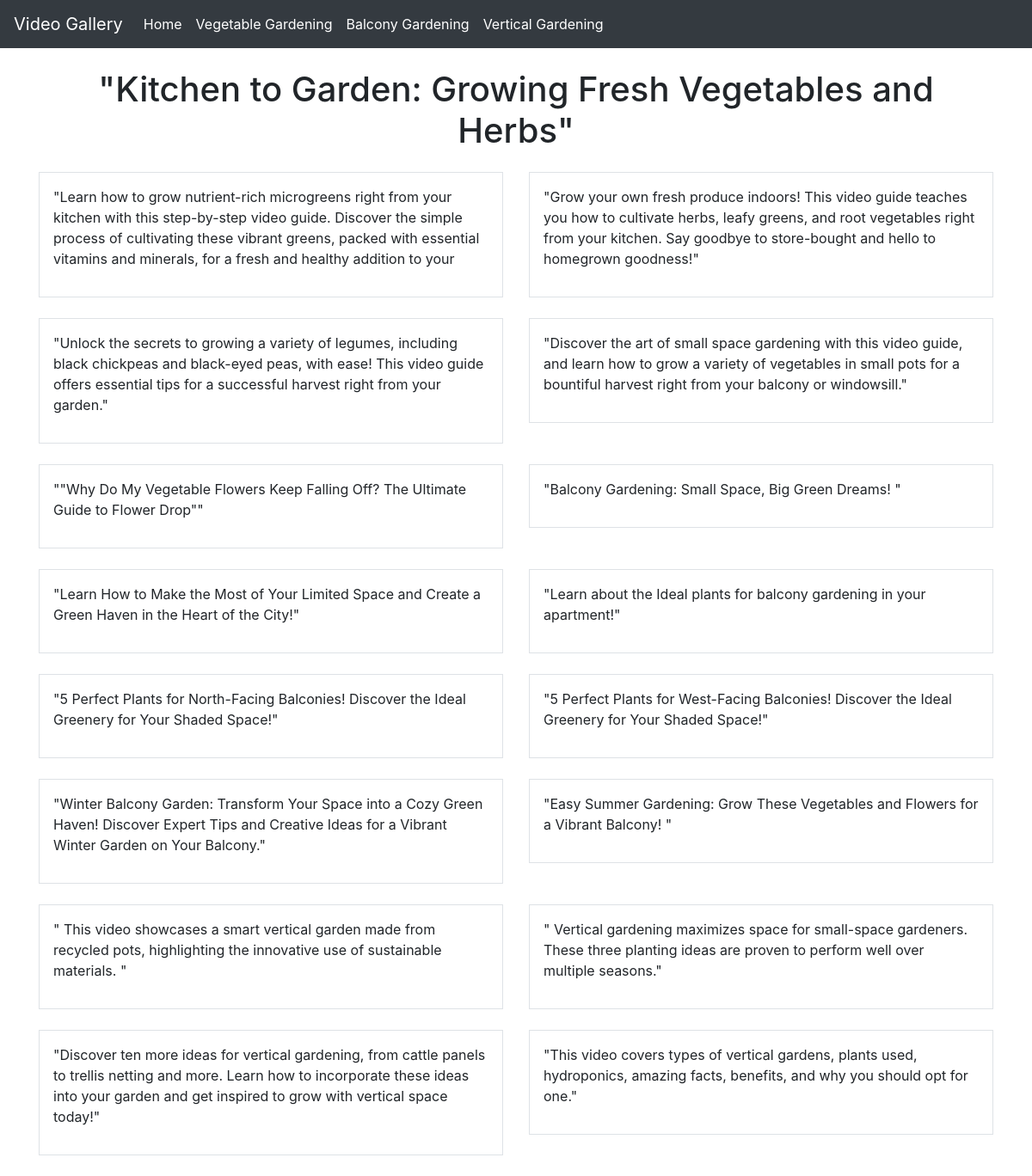
The page /home_garden on the database its author committed.
### app/models.py (models this page shows, shortened)
class Item(models.Model):
    video = EmbedVideoField()
    description=models.CharField(max_length=255,null=True)
    type=models.CharField(max_length=255,null=True)

### app/views.py (the view)
# urls.py: path('home_garden',views.video,name='home_garden'),
def video(request):
    obj=Item.objects.all()
    return render(request,'video.html',{'obj':obj})

### app/templates/video.html (shortened to what this page needs)
{% load static %}
{% load embed_video_tags %}
<!DOCTYPE html>
<html lang="en">
<head>
    <link rel="stylesheet" href="https://stackpath.bootstrapcdn.com/bootstrap/4.3.1/css/bootstrap.min.css">
</head>
<body>
    <nav class="navbar navbar-expand-lg navbar-dark bg-dark fixed-top">
        <a class="navbar-brand" href="#">Video Gallery</a>
        <div class="collapse navbar-collapse" id="navbarSupportedContent">
            <ul class="navbar-nav mr-auto">
                <li class="nav-item active">
                    <a class="nav-link" href="{% url 'tutorial' %}">Home <span class="sr-only">(current)</span></a>
                </li>
                <li class="nav-item active">
                    <a class="nav-link" href="{% url 'tutorial_category1' 'veg'%}">Vegetable Gardening <span class="sr-only">(current)</span></a>
                </li>
                <li class="nav-item active">
                    <a class="nav-link" href="{% url 'tutorial_category1' 'balcony'%}">Balcony Gardening<span class="sr-only">(current)</span></a>
                </li>
                <li class="nav-item active">
                    <a class="nav-link" href="{% url 'tutorial_category1' 'vertical'%}">Vertical Gardening<span class="sr-only">(current)</span></a>
                </li>
            </ul>
        </div>
    </nav>
    <div class="container title-container">
        <h1 class="text-center mt-5 mb-4">"Kitchen to Garden: Growing Fresh Vegetables and Herbs"</h1>
        <div class="row">
            {% for item in obj %}
            <div class="col-md-6 mb-4">
                <div class="video-container border p-3">
                        <p>{{item.description}}</p>
                </div>
            </div>
            {% endfor %}
        </div>
    </div>
</body>
</html>

### app/templates/video.html (style rules this page uses)
.video-container { padding: 10px; }
.title-container { margin-top: 80px; }

### rows shown on the page
Item: description "\"Learn how to grow nutrient-rich microgreens right from your kitchen with this step-by-step video guide. Discover the simple process of cultivating these vibrant greens, packed with essential vitamins and minerals, for a fresh and healthy addition to your"
Item: description "\"Grow your own fresh produce indoors! This video guide teaches you how to cultivate herbs, leafy greens, and root vegetables right from your kitchen. Say goodbye to store-bought and hello to homegrown goodness!\""
Item: description "\"Unlock the secrets to growing a variety of legumes, including black chickpeas and black-eyed peas, with ease! This video guide offers essential tips for a successful harvest right from your garden.\""
Item: description "\"Discover the art of small space gardening with this video guide, and learn how to grow a variety of vegetables in small pots for a bountiful harvest right from your balcony or windowsill.\""
Item: description "\"\"Why Do My Vegetable Flowers Keep Falling Off? The Ultimate Guide to Flower Drop\"\""
Item: description "\"Balcony Gardening: Small Space, Big Green Dreams! \""
Item: description "\"Learn How to Make the Most of Your Limited Space and Create a Green Haven in the Heart of the City!\""
Item: description "\"Learn about the Ideal plants for balcony gardening in your apartment!\""
Item: description "\"5 Perfect Plants for North-Facing Balconies! Discover the Ideal Greenery for Your Shaded Space!\""
Item: description "\"5 Perfect Plants for West-Facing Balconies! Discover the Ideal Greenery for Your Shaded Space!\""
Item: description "\"Winter Balcony Garden: Transform Your Space into a Cozy Green Haven! Discover Expert Tips and Creative Ideas for a Vibrant Winter Garden on Your Balcony.\""
Item: description "\"Easy Summer Gardening: Grow These Vegetables and Flowers for a Vibrant Balcony! \""
Item: description "\" This video showcases a smart vertical garden made from recycled pots, highlighting the innovative use of sustainable materials. \""
Item: description "\" Vertical gardening maximizes space for small-space gardeners. These three planting ideas are proven to perform well over multiple seasons.\""
Item: description "\"Discover ten more ideas for vertical gardening, from cattle panels to trellis netting and more. Learn how to incorporate these ideas into your garden and get inspired to grow with vertical space today!\""
Item: description "\"This video covers types of vertical gardens, plants used, hydroponics, amazing facts, benefits, and why you should opt for one.\""
